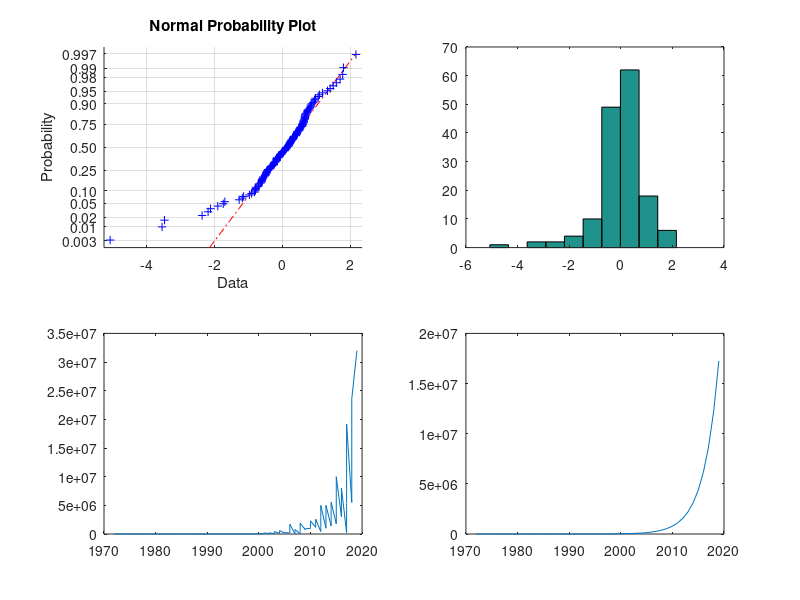

MATLAB code for this plot:
%% Problem 6

load moore.dat
% Bildar vår X matris med 1or och årtalen (x_i)
X = ones(length(moore(:, 1)), 2);
X(:, 2) = moore(:, 1);
Y = moore(:, 2);

w = log(Y);

[beta_hat,~, ~, ~, stats] = regress(w, X);

% här är allt annat än beta_hat och stats ointressant, därför ~. Specifikt
% innehåller stats(1) vårt R^2 värde.
% w_star är vår skattning för log(y)
% w_star = beta_hat(1) + beta_hat(2)*moore(:, 1);
% w är vårt riktiga värde, X*beta_hat är vår skattning för w

res = w-X*beta_hat;
subplot(2,2,1), normplot(res)
subplot(2,2,2), hist(res)
subplot(2,2,3), plot(moore(:,1), Y)
subplot(2,2,4), plot(moore(:, 1), exp(1).^(X*beta_hat))

r2 = stats(1); % 0.9586

